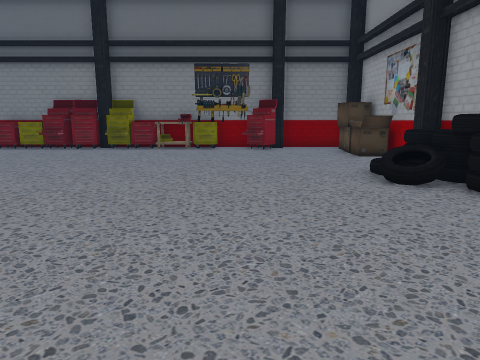
[1] (above)

19 first-person views from a walk through a scene from a Unity 3-D project. The camera is 1.3 m above the floor, tilts 10° down and sees 70° across. The floor is counted in squares, 1 m on a side. Each view is taken from the middle of a square. On the plan, view 1 faces up. The plan holds only what a view shows up to about 15 squares ahead; the rest is blank. Door leaves are left out, so doorways stand open. Some surface patterns are stand-ins.

[2]
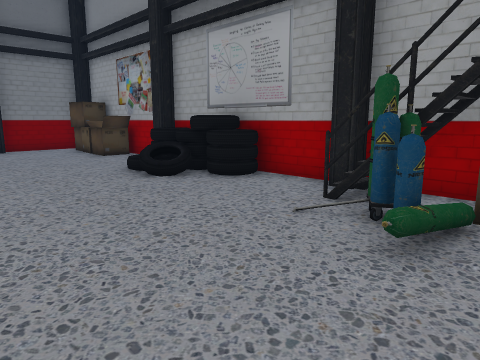

[3]
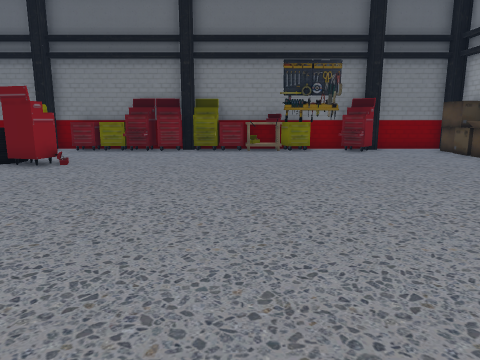

[4]
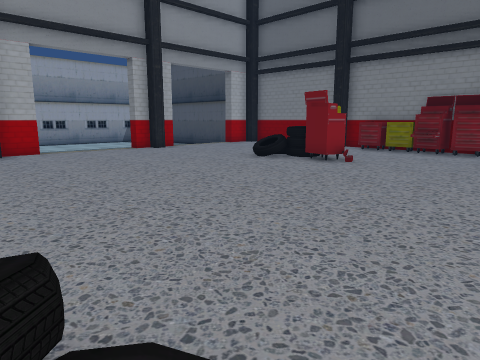

[5]
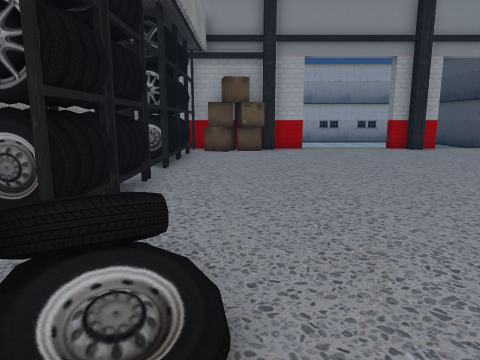

[6]
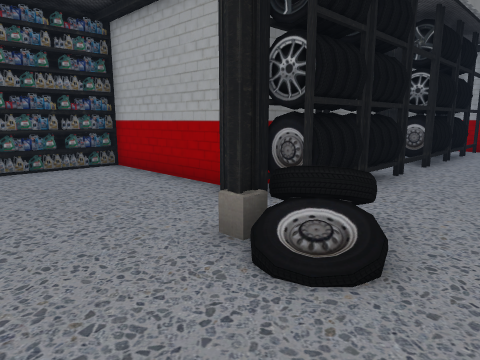

[7]
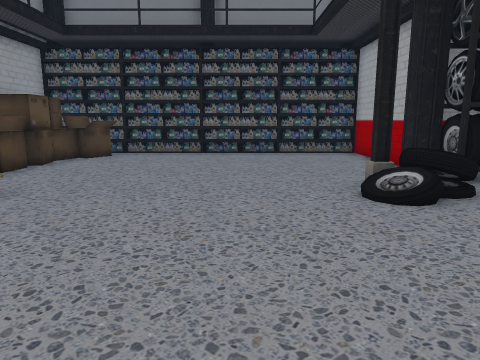

[8]
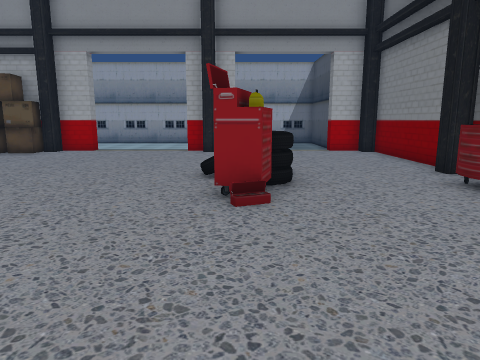

[9]
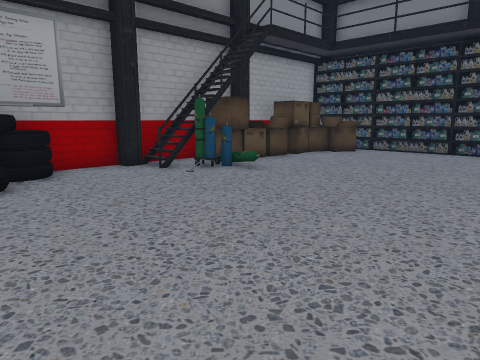

[10]
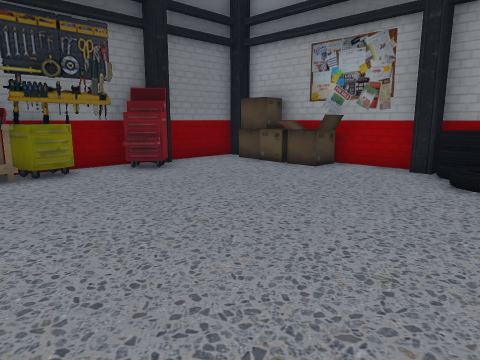

[11]
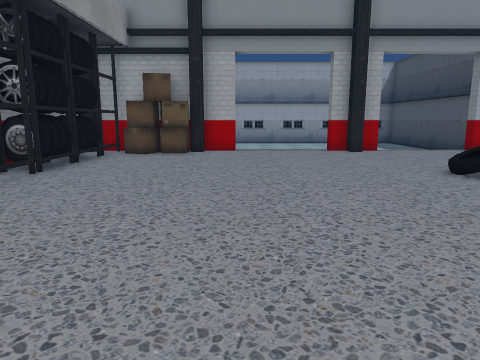

[12]
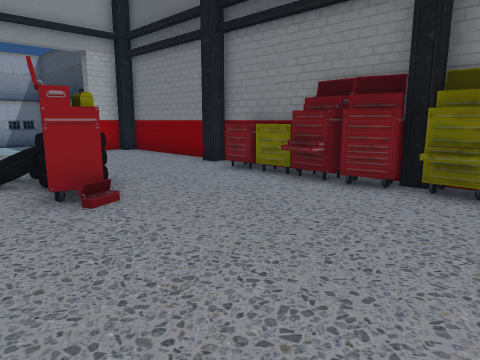

[13]
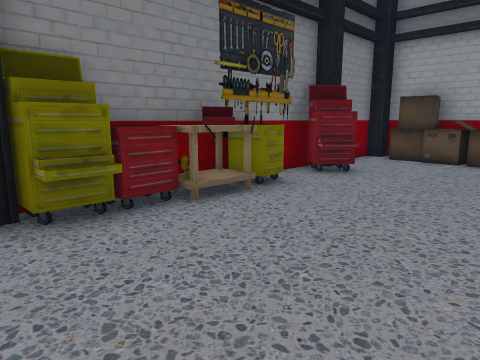

[14]
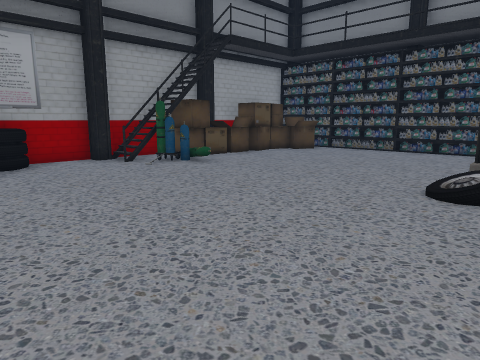

[15]
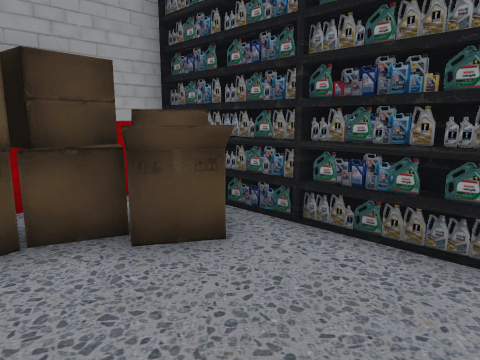

[16]
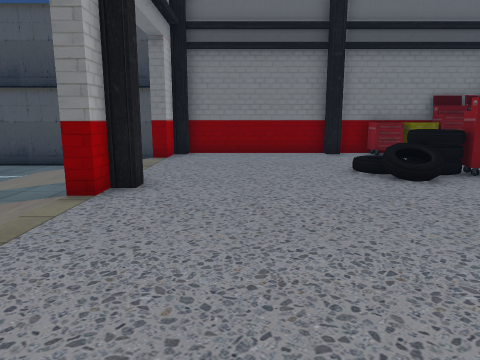

[17]
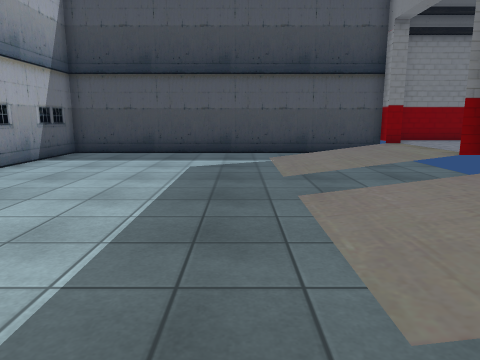

[18]
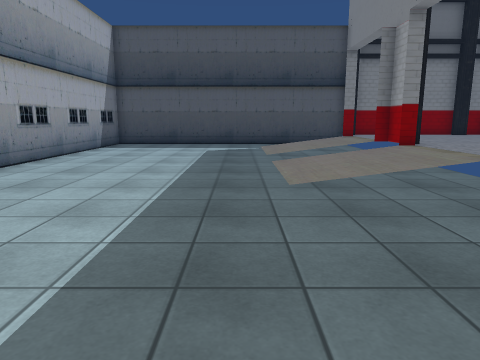

[19]
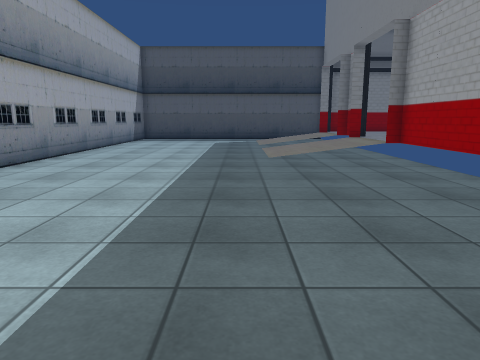

### Floor plan
Key: @ floor where view 1 was taken; # wall or solid block; x gap in a wall; . main floor; - floor 0.5 m lower than the main floor; / step, stairs or slope; D open door; = window, fence, low wall or low ledge; ^ raised ledge; v drop or lower ground; O other object.
Columns run from 31 left of view 1 to 6 right of it. Each row starts with its distance up from view 1.
 17 ######################### ###########
 16 #---------   #....##^^^####^O#^###..##
 15  --------///#D........==##^.^#.=#..O #
 14  --------///DD.....................OO#
 13  --------///DD.....................OO#
 12  --------///DD.....OO..............OO#
 11  --------///#D.....OOO...............#
 10  ------------#......................##
  9  --------///#D.....................OO#
  8  --------///DD.....................OO#
  7  --------///DD.....................OO#
  6  --------///DD.....................OO#
  5  --------///#D.......................#
  4  ------------#.......................#
  3  ------------#.....................#x#
  2  ------------OO...................OOv#
  1  ------------OO..........O=.......O###
  0   -----------############ O....@...##
 -1    --------- ##        ###.........###
 -2    ---------            #..........O##
 -3     -------             #..........OO#
 -4     -------             #..........OO#
 -5      -----              #.........OOO#
 -6                         #.........OO.#
 -7        -                ##OOOO#OOOOO##

Positions as (right, up) in squares from view 1, and headings:
1: (0, 0), facing up
2: (-1, 0), facing up-right
3: (-4, 1), facing up
4: (-4, 1), facing up-left
5: (-3, 2), facing left
6: (-2, 3), facing down-left
7: (-2, 7), facing down
8: (-4, 11), facing left
9: (-4, 8), facing down-right
10: (-4, 7), facing up-right
11: (-4, 5), facing left
12: (-4, 9), facing up-left
13: (-7, 11), facing up-right
14: (-6, 8), facing down-right
15: (0, -3), facing down-right
16: (-16, 3), facing up
17: (-24, 3), facing up
18: (-24, -2), facing up
19: (-24, -7), facing up
